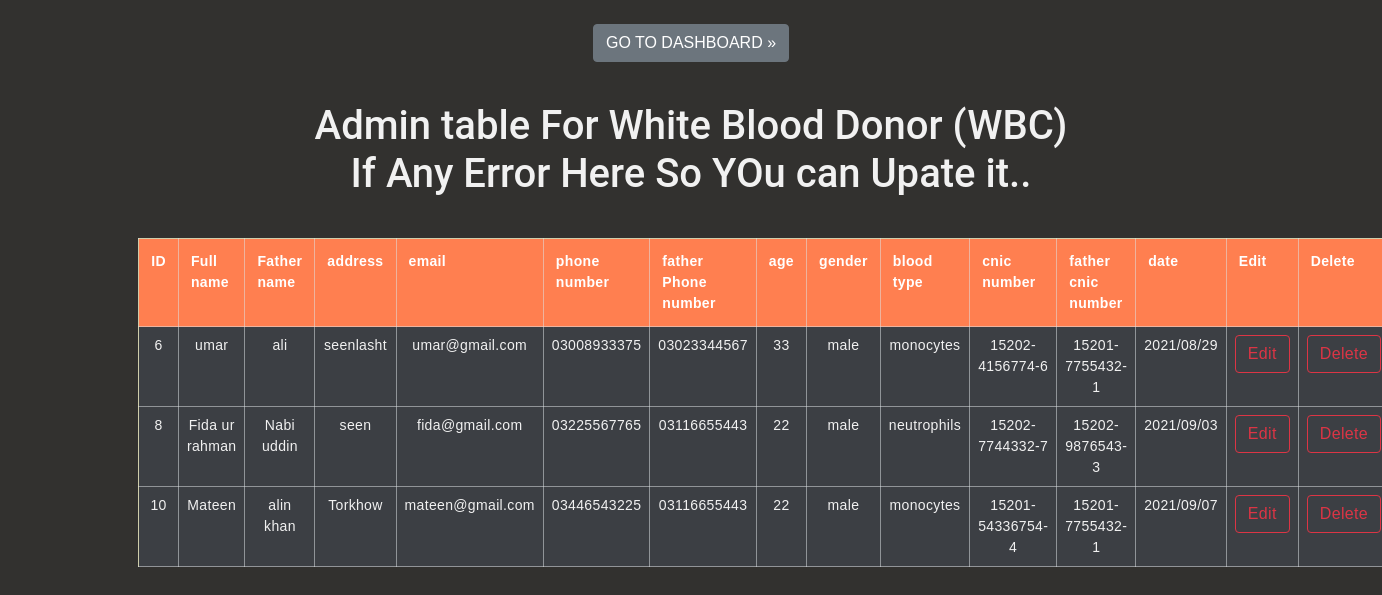
/admin/wbc_donortable.php, run on the app's committed database.
### tables this page shows
CREATE TABLE `white_blood_donor` (
  `id` int(166) NOT NULL,
  `name` varchar(22) DEFAULT NULL,
  `father_name` varchar(22) DEFAULT NULL,
  `address` varchar(22) DEFAULT NULL,
  `email` varchar(22) DEFAULT NULL,
  `phone_number` varchar(66) DEFAULT NULL,
  `f_phone_number` varchar(66) DEFAULT NULL,
  `age` int(88) DEFAULT NULL,
  `gender` varchar(22) DEFAULT NULL,
  `blood_type` varchar(11) DEFAULT NULL,
  `cnic_number` varchar(55) DEFAULT NULL,
  `f_cnic_number` varchar(55) DEFAULT NULL,
  `date` varchar(22) DEFAULT NULL
);

### admin/wbc_donortable.php (the view, shortened to what this page needs)
<!DOCTYPE html>
<html lang="en">
<head>
  <link href="assets/vendor/bootstrap/css/bootstrap.min.css" rel="stylesheet">
  <link href="assets/vendor/icofont/icofont.min.css" rel="stylesheet">
  <link href="assets/vendor/boxicons/css/boxicons.min.css" rel="stylesheet">
  <link href="assets/vendor/owl.carousel/assets/owl.carousel.min.css" rel="stylesheet">
  <link href="assets/vendor/aos/aos.css" rel="stylesheet">
  <link href="css/style.css" rel="stylesheet">
</head>
<body>
<br>
 <CENTER><a class="btn btn-secondary" href="http://localhost/blood/admin/dashboard/index1.php" role="button">GO TO DASHBOARD »</a>
</CENTER>
    <div class="table-container">
        <h1 class="heading"> Admin table For White Blood Donor (WBC)<BR>If Any Error Here So YOu can Upate it.. </h1>
        <table class="table">
                <thead>
                        <tr>
                          <th scope="col"> ID </th>
                          <th scope="col">Full name </th>
                          <th scope="col">Father name</th>
                          <th scope="col">address</th>
                          <th scope="col">email</th>
                          <th scope="col">phone number</th>
                          <th scope="col">father Phone number</th>
                          <th scope="col">age</th>
                          <th scope="col">gender</th>
                          <th scope="col">blood type</th>
                          <th scope="col">cnic number</th>
                          <th scope="col">father cnic  number</th>
                          <th scope="col">date</th>
                          <th scope="col">Edit</th>
                          <th scope="col">Delete</th>
                </thead>
                <?php
include "connection.php";
$query=" SELECT * FROM white_blood_donor";
$data=mysqli_query($conn,$query);
while($result=mysqli_fetch_assoc($data))
{
    echo "
<tr>
<td>".$result['id']."</td>
<td>".$result['name']."</td>
<td>".$result['father_name']."</td>
<td>".$result['address']."</td>
<td>".$result['email']."</td>
<td>".$result['phone_number']."</td>
<td>".$result['f_phone_number']."</td>
<td>".$result['age']."</td>
<td>".$result['gender']."</td>
<td>".$result['blood_type']."</td>
<td>".$result['cnic_number']."</td>
<td>".$result['f_cnic_number']."</td>
<td>".$result['date']."</td>
<td><a href='wbc_edit.php? ID=$result[id] &name=$result[name]&fn=$result[father_name]&address=$result[address]&email=$result[email]
&ph=$result[phone_number]&fph=$result[f_phone_number]&age=$result[age]&gn=$result[gender] &bt=$result[blood_type]
&cn=$result[cnic_number]&fcn=$result[f_cnic_number] &date=$result[date]
'   class='btn btn-outline-danger'>Edit</a></td>
<td><a href='wbcdelete.php? ID=$result[id]' class='btn btn-outline-danger'>Delete</a></td>
";
}
?>
</table>
        </div>
</body>
</html>

### admin/CSS/style.css (style rules this page uses)
body { font-family: "Open Sans", sans-serif; color: #4d4643; }
a { color: #1bbd36; }
h1, h2, h3, h4, h5, h6 { font-family: "Roboto", sans-serif; }

### admin/wbc_donortable.php (style rules this page uses)
* { margin:0%; padding: 0%; box-sizing: border-box; }
body { background: #32312f; font-family:sans-serif; }
.table-container { padding: 0 10%; margin: 40px auto 0; }
.heading { font-size: 40px; text-align: center; color: #f1f1f1; margin-bottom: 40px; }
.table { width: 100%; border-collapse: collapse; background: darkkhaki; }
.table thead { background: coral; }
.table thead tr th { font-size: 14px; font-weight: 600; letter-spacing: 0.35px; color: #ffffffff; opacity: 1; padding: 12px; vertical-align: top; border:1px solid #dee2e685; }
.table tbody tr td { font-size: 14px; letter-spacing: 0.35px; font-weight: normal; color: #f1f1f1; background-color: #3c3f44; padding:8px; text-align: center; border:1px solid #dee2e685; }

### data on the page
white_blood_donor: id "6", name "umar", father_name "ali", address "seenlasht", email "umar@gmail.com", phone_number "03008933375", f_phone_number "03023344567", age "33", gender "male", blood_type "monocytes", cnic_number "15202-4156774-6", f_cnic_number "15201-7755432-1", date "2021/08/29"
white_blood_donor: id "8", name "Fida ur rahman", father_name "Nabi uddin", address "seen", email "fida@gmail.com", phone_number "03225567765", f_phone_number "03116655443", age "22", gender "male", blood_type "neutrophils", cnic_number "15202-7744332-7", f_cnic_number "15202-9876543-3", date "2021/09/03"
white_blood_donor: id "10", name "Mateen", father_name "alin khan", address "Torkhow", email "mateen@gmail.com", phone_number "03446543225", f_phone_number "03116655443", age "22", gender "male", blood_type "monocytes", cnic_number "15201-54336754-4", f_cnic_number "15201-7755432-1", date "2021/09/07"
